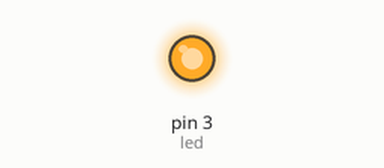
A sketch run on a simulated Arduino Uno, built with avr-gcc and run on an emulated ATmega328P. Parts: output pins drawn as LEDs (lit = HIGH).

Above: at 0.1 s.
Timing chart, 0 to 1.6 s (numbered marks = the images above):
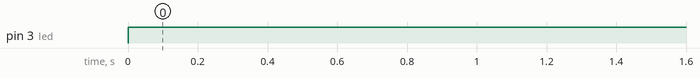

The sketch:

led1_on.ino
```cpp
int led=3;

void setup() {

  // GPIO - Port Declaration
  pinMode(led,OUTPUT); // write for pin 3
}

void loop() {
  digitalWrite(led,1); // ON State
}
```

Measured:
- by itself, pin 3 (led): LOW → HIGH at 0.00 s
